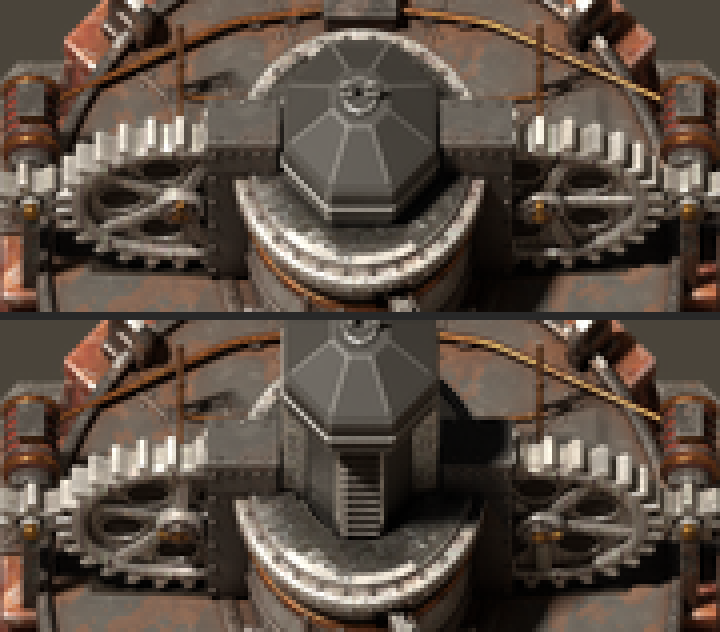
#> input picture concept/drop-crusher/model/review-gears-4x-r10.png, 720 x 632 px, given in place of steam-engine-V-shadow.png, which was not available
$ python r5b_sheets.py ../../../drop-crusher/model
#> lines starting #> are read from the running program, lines starting #| are printed output that depends on the picture; pictures that were not available may be replaced by others from this repository, and a replacement may not be noted
#!/usr/bin/env python3
"""Radiant Generator, round 5, suggestions 6-10: sheets, GIFs, measures, contact sheet.

  python3 r5b_sheets.py <renders-root> [--factorio <data>] [--master <checkout>] [--rp <rp round-5 dir>]

<renders-root>/f6 ... f10 are the r5b_<n>_*.py outputs (idle.png, plate.png,
plate-working.png at 4x; working-NN.png at 2x; info.json). Writes beside this script:

  <n>-<slug>.png          the sheet: idle and working at 2x, the cell-to-wire chain
                          numbered on the working plate, the motion map, frames, a block
                          of four, the pitch, the animation plan, the Reactor headroom,
                          the finish and the measures
  <n>-<slug>-1x.gif       the working loop at game scale (for git)
  <n>-<slug>-2x.gif       the same at 2x (out of git, as the task says)
  measures-b.json         every measure on the sheets
  contact-sheet-b.png     the five at game scale beside vanilla's steam engine, steam
                          turbine and fusion generator, the Reaction Plant (round 5) and
                          the Siderane turbine

Not adopted; nothing here is signed off.
"""
import argparse
import json
import os
import re

from PIL import Image, ImageChops, ImageDraw, ImageFont

ap = argparse.ArgumentParser()
ap.add_argument("root")
ap.add_argument("--factorio", default=os.path.expanduser("~/.steam/steam/steamapps/common/Factorio/data"))
ap.add_argument("--master", default=os.path.expanduser("~/git/space-age-extended/.claude/worktrees/master-merge"))
ap.add_argument("--rp", default=os.path.expanduser(
    "~/git/space-age-extended/.claude/worktrees/reaction-plant-redesign/concept/reaction-plant/options/round-5"))
args = ap.parse_args()
HERE = os.path.dirname(os.path.abspath(__file__))
FD = args.factorio
GROUND = (74, 66, 58, 255)
BG = (30, 29, 28, 255)
TEXT = (228, 222, 210)
SUB = (175, 168, 156)
HEAD = (240, 200, 120)
GIF_MS = 70


def font(size, bold=False):
    return ImageFont.truetype("/usr/share/fonts/truetype/dejavu/" +
                              ("DejaVuSans-Bold.ttf" if bold else "DejaVuSans.ttf"), size)


F_T, F_H, F_B, F_S = font(30, True), font(17, True), font(14), font(12)


def ground(size, origin, ppt, foot, extent=12):
    g = Image.new("RGBA", size, GROUND)
    ov = Image.new("RGBA", size, (0, 0, 0, 0))
    d = ImageDraw.Draw(ov)
    ox, oy = origin
    fx, fy = foot
    offx = 0.5 if fx % 2 else 0.0
    offy = 0.5 if fy % 2 else 0.0
    for i in range(-extent * 2, extent * 2 + 1):
        x = ox + (i + offx) * ppt
        y = oy + (i + offy) * ppt
        d.line([(x, 0), (x, size[1])], fill=(255, 255, 255, 26))
        d.line([(0, y), (size[0], y)], fill=(255, 255, 255, 26))
    d.rectangle([ox - fx * ppt / 2, oy - fy * ppt / 2, ox + fx * ppt / 2, oy + fy * ppt / 2],
                outline=(255, 255, 255, 120))
    g.alpha_composite(ov)
    return g


# [11 lines left out: functions scaled, on_ground, not called in this run]


def to_screen(info, k, x, y, z):
    ox, oy = info["origin"]
    return (ox + x * 64) * k, (oy - (y + z / 2) * 64) * k


# ---------------------------------------------------------------- the five
S = {}
S[6] = dict(
    slug="the-alternator-hall", name="THE ALTERNATOR HALL", foot="3x5",
    why="3x5, the generator's footprint today: a long hall reads as a power station's machine floor, the "
        "chain runs south to north in one line (cell, heat, turbine, alternator, wire), and the Reactor at "
        "stage 4 is free to be the square, bigger thing.",
    pitch="A power-station machine floor on 3x5. The cell goes into a lead core pot at the south end through "
          "a six-place revolver; its heat goes into a sealed gas loop; a turbine-compressor turns, through a "
          "bevel gearbox, an upright alternator whose rotor, slip rings and exciter stand open on top -- the "
          "building's moving heart, seen from above the way a hydro-station generator is. The current leaves "
          "by a bus duct through the switch house's meters into three cable trunks. The blue shows only in "
          "the core's three slots and the cells' windows in the revolver.",
    chain=[("cell in: the revolver, six cells, indexing one place", (0.98, -1.98, 0.9)),
           ("lead core pot: the cell's heat; three shielded slots", (0.05, -2.32, 0.75)),
           ("hot leg, lagged (red ring)", (0.55, -1.25, 1.35)),
           ("turbine (dark steel)", (0.6, -0.72, 0.7)),
           ("bevel gearbox; a coupling turns either side", (-0.08, -0.92, 0.55)),
           ("compressor: the cold gas back to the core", (-0.82, -0.72, 0.7)),
           ("alternator: rotor, slip rings, exciter, brushes", (-0.12, 0.28, 1.55)),
           ("gas cooler: radiator panels (vacuum: no fans)", (1.2, 0.6, 1.15)),
           ("make-up tank on the cold return", (-1.08, 1.12, 1.4)),
           ("bus duct -> switch house; output meters", (0.1, 1.6, 0.85)),
           ("cable trunks out", (1.3, 2.05, 0.3)),
           ("spent cells out: the lead spent bin", (-1.02, -2.0, 0.65))],
    anim=["rotor, slip rings and exciter: half a turn a loop (8 poles; the exciter's stripe is 2-fold), 24 frames",
          "couplings either side of the gearbox: a sixth of a turn a loop (6 lobes), 24 frames",
          "cell revolver: indexes one place in frames 1-10, rests the rest of the loop (6-fold); proposed as its "
          "own layer so it indexes about once a cell, not once a loop (unchecked in engine)",
          "glow (draw_as_glow): the slots' light flowing, the revolver cells' windows; 24 frames",
          "meters: the needles hunt with the load, 24 frames",
          "idle_animation: the same layers parked at frame 0, glow off, lamp off",
          "perceived_performance scales the rotor and couplings with output; the glow does not scale "
          "(burner-generator: no working_visualisations)"],
    headroom="Stage 1 is one alternator behind three slots: the core is never seen, there are no masts, arcs, "
             "beams or open light, and one machine set. The Reactor keeps the open core in its turning shutters "
             "(the Gyre), the masts and arcs, the neighbour link, and drives several alternator sets from one "
             "core -- the hall becomes its wing.",
    finish="lead: the core pot, spent bin, feed throat (the isotope's housing). Weathered green: the alternator "
           "and the revolver's cheeks. Ochre: the make-up tank, the feed hopper. Cream: the switch house; oxide "
           "red: its louvre roof. Grey: gearbox, compressor, radiator panels. Dark steel: turbine, skids, decks. "
           "Bare steel pipes and ribs; copper rotor poles and slip rings; brass brushes and gauges; tan and "
           "black hose; red and yellow handwheels; ID plates, hazard tags, oil stains.",
    reactor="Radiant Reactor: the Gyre's open core at 7x7 with two alternator halls as its east and west wings; "
            "neighbours link by the shared corner mast (round 4).")
S[7] = dict(
    slug="the-plate-rack", name="THE PLATE RACK", foot="4x4",
    why="4x4: the rack wants length (ten slots between eleven plates) and the converter set wants a skid "
        "beside it; 4x4 holds both with corners for the magazine, the transformer and the radiators, and "
        "tiles square in a block.",
    pitch="Direct collection, no heat engine at all. The cells stand in a lead trough between charged copper "
          "collector plates; the isotope's emission charges the plates and two copper bus bars gather it as "
          "direct current, which a rotary converter -- a DC motor with its commutator open, coupled to an AC "
          "machine -- turns into the grid's current. An ochre gantry runs the rack's length: out with a "
          "fresh cell, set into the empty slot, back with the spent one to the magazine. The north half of "
          "the rack is under hinged lead lids; the blue shows only in the south row of cells and between "
          "the plates.",
    chain=[("cell magazine: two loading ports (ochre)", (-1.72, 0.18, 1.7)),
           ("gantry shuttle: out with a fresh cell, back with the spent", (-0.3, 0.18, 1.25)),
           ("collector rack: cells between copper plates (lead trough)", (0.3, -0.25, 0.75)),
           ("hinged lead lids over the north row", (0.0, 0.5, 1.0)),
           ("bus bars (copper) -> the DC drop", (-0.6, -0.65, 0.85)),
           ("DC motor, commutator open (turning)", (-0.85, -1.42, 0.9)),
           ("coupling -> AC machine (grey, ribbed)", (0.35, -1.42, 0.95)),
           ("transformer (cream) -> cable trunks", (1.48, -1.4, 1.15)),
           ("coolant: pump, copper radiator bank", (1.4, 1.45, 1.05)),
           ("spent bin (lead)", (-1.65, -0.85, 0.5))],
    anim=["gantry: out and back once a loop, the gripper lowering at each end; the cell it carries changes "
          "from fresh to spent at the turn (2 sprite variants of the carriage); 24 frames",
          "commutator: a sixth of a turn a loop (12 bars: seamless), 24 frames; the coupling likewise",
          "glow (draw_as_glow): the cells' windows and the faint floor between the plates, flowing; 24 frames",
          "converter meter: the needle kicks as the cell is set, 24 frames",
          "idle_animation: gantry parked over the magazine, glow off",
          "perceived_performance: the gantry's pace and the commutator"],
    headroom="Stage 1 collects from cells standing in a trough: low, no core, no heat engine, no light but "
             "window-sized. The Reactor is the first machine to concentrate the isotope into one core you can "
             "see, to make heat, and to need the masts; it outclasses the rack in kind, not only in size.",
    finish="lead: the trough, lids, throat and spent bin. Ochre: the magazine and the gantry bridge. Weathered "
           "green: the DC motor, the travel and pump motors. Grey: the AC machine, the expansion tank. Cream: "
           "the transformer. Copper: collector plates, bus bars, radiator bank, commutator. Dark steel: skids, "
           "copings, frames. Bare steel rails and pipes; brass clips and gauges; tan and black hose; cable "
           "tray with red, black and grey cables.",
    reactor="Radiant Reactor: one core (no plates); a plate rack could return there as its stage-3 cell "
            "reprocessing feed, not as power.")
S[8] = dict(
    slug="the-charge-and-dump-bank", name="THE CHARGE-AND-DUMP BANK", foot="4x4",
    why="4x4: six drums stand round the pot at 1.4 tiles; 4x4 is the smallest square that holds the ring with "
        "the magazine, output cabinet and coolant in the corners. Rotation-symmetric, so one plate could serve "
        "every direction if the cabinet turns with it.",
    pitch="A capacitor bank round a collector. The cell sits in a lead collector pot with two bullseye ports; "
          "the collector charges six capacitor drums standing round it, and a rotary distributor on the pot's "
          "head -- a heavy copper arm on a geared hub -- sweeps round, touching each drum's contact in turn and "
          "dumping it into the output bus. Each drum's lamp column climbs as it charges and drops as the arm "
          "passes; the big meter on the output cabinet kicks at every dump. The blue shows only in the two "
          "ports.",
    chain=[("cell magazine (ochre) -> lead throat", (-1.42, -1.35, 1.25)),
           ("collector pot (lead): two bullseye ports", (0.0, -0.4, 0.9)),
           ("charging leads to the drums", (-0.85, -0.35, 0.3)),
           ("six capacitor drums; charge columns", (1.38, 0.22, 1.7)),
           ("contact posts (copper)", (0.5, 1.05, 1.6)),
           ("distributor arm: sweeps, dumps each drum", (0.0, 0.22, 1.7)),
           ("hub, drive motor, bus duct down the pot", (0.42, -0.2, 1.1)),
           ("output cabinet: the dump meter", (0.75, -1.55, 1.1)),
           ("cable trunks out", (1.75, -1.6, 0.3)),
           ("coolant: radiator bank, pump", (0.0, 1.75, 1.0))],
    anim=["distributor arm: one turn a loop (6 drums: 6 dumps a loop), 24 frames",
          "charge columns (glow, draw_as_glow): five lamps a drum, each drum's level a saw that resets as the "
          "arm passes; 24 frames, white-green, never orange",
          "dump meter: kicks six times a loop, 24 frames",
          "ports (glow): the light swirling, 24 frames",
          "idle_animation: arm parked, columns dark, ports dark",
          "perceived_performance: the arm's speed (dumps a second)"],
    headroom="Stage 1 is a collector with a bank: no heat, no core seen, the light in two ports. The Reactor "
             "adds the open core, the heat, the masts and arcs; its bank, if kept, becomes a ring of drums "
             "shared between neighbours.",
    finish="lead: the pot, throat and spent box. Cream and weathered green drums, alternating; oxide red output "
           "cabinet; ochre magazine and expansion tank; copper arm, contact posts, radiator bank; brass shoe, "
           "hub nut, contacts and gauges; dark steel feet, hub, counterweight; bare steel flanges; black and "
           "red charging leads; hazard stripe on the arm so its turn reads.",
    reactor="Radiant Reactor: the Gyre core in the middle of a ring of drums at 7x7; the shared corner mast "
            "links neighbours as round 4 drew it.")
S[9] = dict(
    slug="the-pebble-column", name="THE PEBBLE COLUMN", foot="3x3",
    why="3x3: the smallest footprint here, a tower instead of a floor: ten megawatts from a column of cells "
        "is the read, and the Reactor (bigger, square, open-cored) has every inch of size to grow into.",
    pitch="A column of cells. A bucket elevator lifts each fresh cell up the east side and tips it into the "
          "head of a lead column; the cells settle down past four thermoelectric rings -- copper collars whose "
          "cold sides are finned radiators -- and a star valve at the foot lets the spent ones out to the spent "
          "bin. The rings make the current directly; their taps run down to the combiner cabinet and out. "
          "The blue shows in four slots between the rings, falling as the bed falls, and in the cells "
          "climbing in the elevator's buckets.",
    chain=[("boot: the inserter's loading port (ochre)", (0.98, -0.2, 0.55)),
           ("bucket elevator: fresh cells climb the front run", (0.98, 0.05, 2.0)),
           ("head chute into the column's hopper", (0.4, 0.2, 3.3)),
           ("lead column: the bed of cells, falling in four slots", (-0.22, -0.25, 1.6)),
           ("thermoelectric rings: copper, finned cold side", (-0.85, 0.2, 2.3)),
           ("ring taps -> combiner cabinet, output meter", (-1.0, -0.95, 1.0)),
           ("cable trunk out", (-1.45, -1.0, 0.3)),
           ("star valve at the foot (turning)", (-0.22, -0.4, 0.5)),
           ("spent bin (lead)", (0.88, -0.98, 0.55))],
    anim=["bucket elevator: 16 buckets, two pitches a loop up the front run (cells lit going up, empty "
          "coming down), 24 frames",
          "star valve: a sixth of a turn a loop (6 pockets), its gear-motor coupling turning; 24 frames",
          "head drive: coupling, a sixth of a turn a loop",
          "glow (draw_as_glow): the bed's light falling in the four slots, 24 frames; the buckets' cells",
          "combiner meter: hunting with the load, 24 frames",
          "idle_animation: elevator stopped, glow off",
          "perceived_performance: elevator and star valve pace"],
    headroom="Stage 1 is a slender 3x3 tower with no core and no heat engine; the Reactor is the first square, "
             "massive, open-cored machine, many times its footprint, and the only one with arcs and masts.",
    finish="lead: the column, its head, the spent chute and bin. Copper: the four rings; grey: their radiating "
           "fins. Ochre: the elevator casing and boot. Weathered green: the elevator head and the star valve's "
           "gear-motor. Grey: the combiner. Oxide: the instrument-air box. Dark steel legs, bands, feet; bare "
           "steel bands, flanges; yellow star rotor; black cable trunks, tan hose; barrels.",
    reactor="Radiant Reactor: the Gyre core; columns of this kind could stand at its corners as its cell "
            "store, not its power.")
S[10] = dict(
    slug="the-governed-gyre", name="THE GOVERNED GYRE", foot="4x4",
    why="4x4: round 4's core and shutter bands kept whole need about 2.2 tiles across with the shield pot; "
        "the turbine-alternator skid along the south and the radiators along the north and east take the "
        "rest. 3x3 could not keep the bands readable at 1x.",
    pitch="Round 4's Gyre made into a generator and governed. The core and its counter-rotating shutter bands "
          "are kept as the regulator -- the bands open and close the core's light on the exchanger jacket "
          "round the pot -- under a small lead lid on three posts; the column, masts, arcs and beams are "
          "gone, left for the Reactor. The heat leaves in a sealed gas loop to a compact turbine-alternator "
          "skid on the south edge, whose slip rings turn open on the alternator's end. The blue shows "
          "between the bands only.",
    chain=[("cell magazine (ochre) -> lead chute", (-1.62, 0.3, 1.35)),
           ("shield pot (lead), core in the shutter bands", (-0.1, -0.2, 1.4)),
           ("exchanger jacket: ring header round the pot", (0.7, -0.15, 0.85)),
           ("hot leg, lagged (red ring)", (-0.4, -1.0, 1.1)),
           ("turbine (dark steel)", (-0.9, -1.48, 0.9)),
           ("coupling (turning)", (-0.5, -1.48, 0.7)),
           ("alternator (green), slip rings turning", (0.3, -1.48, 0.95)),
           ("breaker cabinet (cream), meter -> cable trunks", (1.52, -1.35, 1.2)),
           ("radiator banks (N, E), pump, expansion tank", (1.55, 0.3, 1.05)),
           ("spent bin (lead)", (-1.6, -0.55, 0.45))],
    anim=["inner bands: a quarter turn a loop (4 segments); outer: a sixth back (6); gimbal ring: a third "
          "(3-fold); 24 frames -- round 4's motion, slower",
          "core and band gaps (glow, draw_as_glow): pulsing, 24 frames",
          "alternator slip rings: half a turn a loop (2-fold stripe); turbine coupling a sixth; 24 frames",
          "meters: hunting with the load, 24 frames",
          "idle_animation: bands parked half-closed, glow off",
          "perceived_performance: the bands and the alternator speed"],
    headroom="Stage 1 keeps only the Gyre's regulator: one small core under a lid, no column, no masts, no "
             "arcs, no beams. The Reactor gets them all back -- the spire, the masts, the arcs, the corner "
             "link -- so the family read is direct: the generator is the Reactor's core without its crown.",
    finish="lead: the shield pot, lid, chute and spent bin; copper edges on the inner bands; weathered green "
           "outer bands and the alternator; ochre magazine; cream breaker cabinet and expansion tank; grey "
           "radiator panels; dark steel turbine, skids, gimbal blocks; bare steel ring header, posts, pipes; "
           "lagged hot leg with a red ring; tan and black hose.",
    reactor="Radiant Reactor: round 4's Gyre Spire, 7x7, linked by the shared corner mast -- this suggestion "
            "is its core cut down.")


# ---------------------------------------------------------------- measures
# [58 lines left out: functions measure, wrap, not called in this run]


def frame1x(d, info, f):
    im = Image.open(os.path.join(d, f"working-{f:02d}.png"))
    return on_ground(scaled(im, 0.5), info, 1)


# [121 lines left out: function build, not called in this run]


# ---------------------------------------------------------------- vanilla and siblings at 1x
def sheet_frame(path, w, h, idx=0, line=1, halve=False):
#> called with w = 330, h = 307, idx = 0, line = 8, halve = False
    im = Image.open(path).convert("RGBA")
#> im is the input picture: PIL image 720x632 RGBA; mean R, G, B, A 91, 77.8, 67.3, 255
    c, r = idx % line, idx // line
    im = im.crop((c * w, r * h, c * w + w, r * h + h))
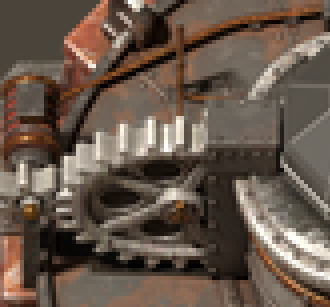
#> im: PIL image 330x307 RGBA; mean R, G, B, A 102.5, 87.1, 75.4, 255
#> call 2 of sheet_frame, with w = 225, h = 391, idx = 0, line = 8, halve = False
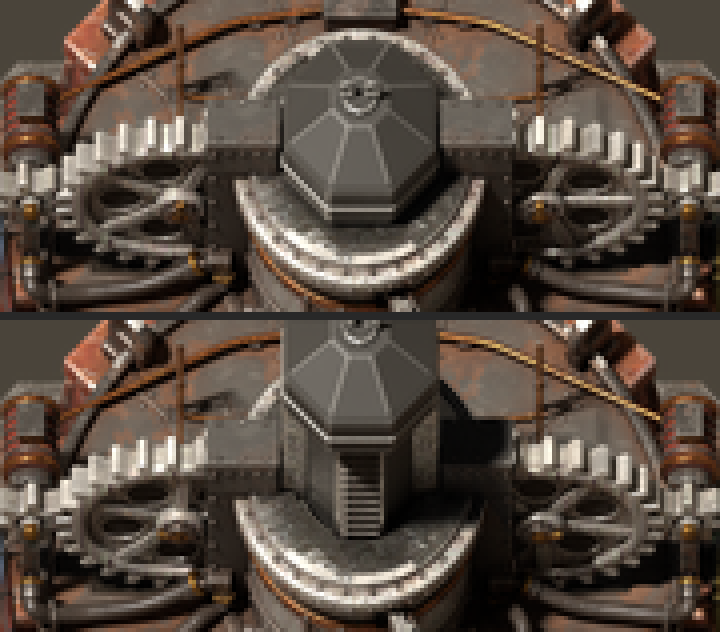
#> input picture concept/drop-crusher/model/review-gears-4x-r11.png, 720 x 632 px, given in place of steam-engine-V.png, which was not available
#> in sheet_frame, im is the input picture: PIL image 720x632 RGBA; mean R, G, B, A 87.2, 74.7, 64.6, 255
#> in sheet_frame (call 2), `im = im.crop((c * w, r * h, c * w + w, r * h + h))`:
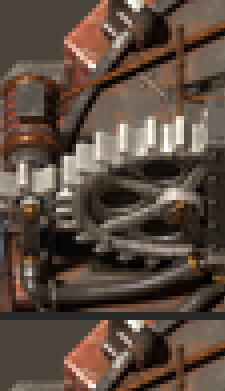
#> im: PIL image 225x391 RGBA; mean R, G, B, A 91.9, 75.4, 63.9, 255
    return scaled(im, 0.5) if halve else im


def ref_tile(layers, foot, label):
    """layers: (image at 1x, shift in tiles); drawn on a ground cell with the footprint."""
#> called with foot = (3, 5), label = 'vanilla steam engine 3x5 (0.9 MW)'
    fx, fy = foot
#> fx = 3; fy = 5
    cw, ch = int((fx + 3) * 64), int((fy + 2.5) * 64)
#> cw = 384; ch = 480
    org = (int((0.75 + fx / 2) * 64), int((1.75 + fy / 2) * 64))
#> org = (144, 272)
    g = ground((cw, ch), org, 64, foot)
#> in ground, `g = Image.new("RGBA", size, GROUND)`:
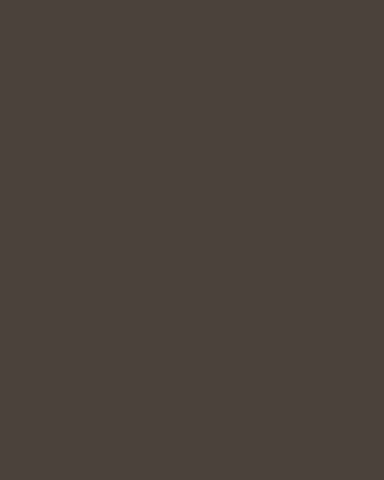
#> g: PIL image 384x480 RGBA; mean R, G, B, A 74, 66, 58, 255
#> in ground, `ox, oy = origin`: ox = 144; oy = 272
#> (the rest of the program and of its run is left out)
